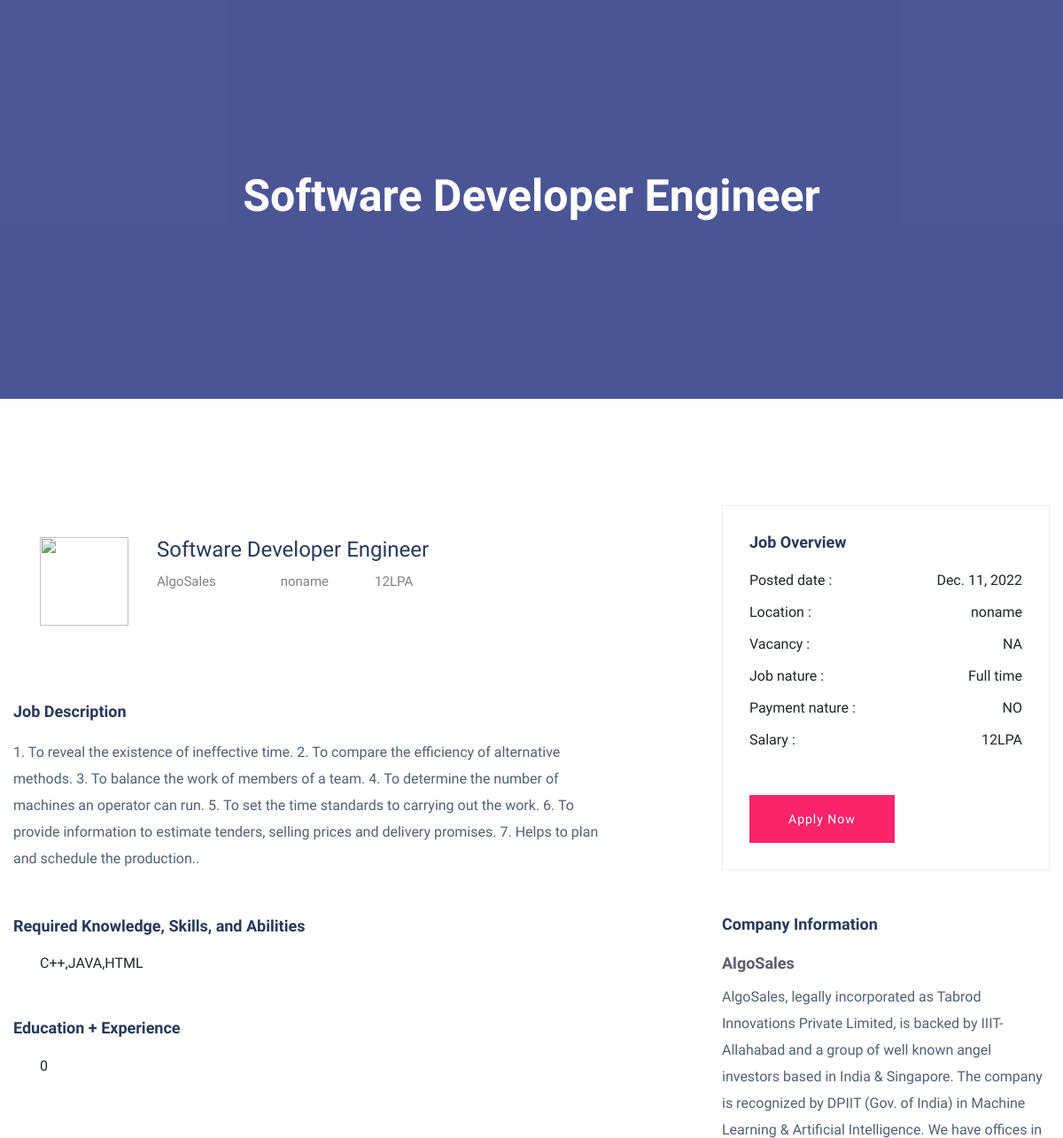
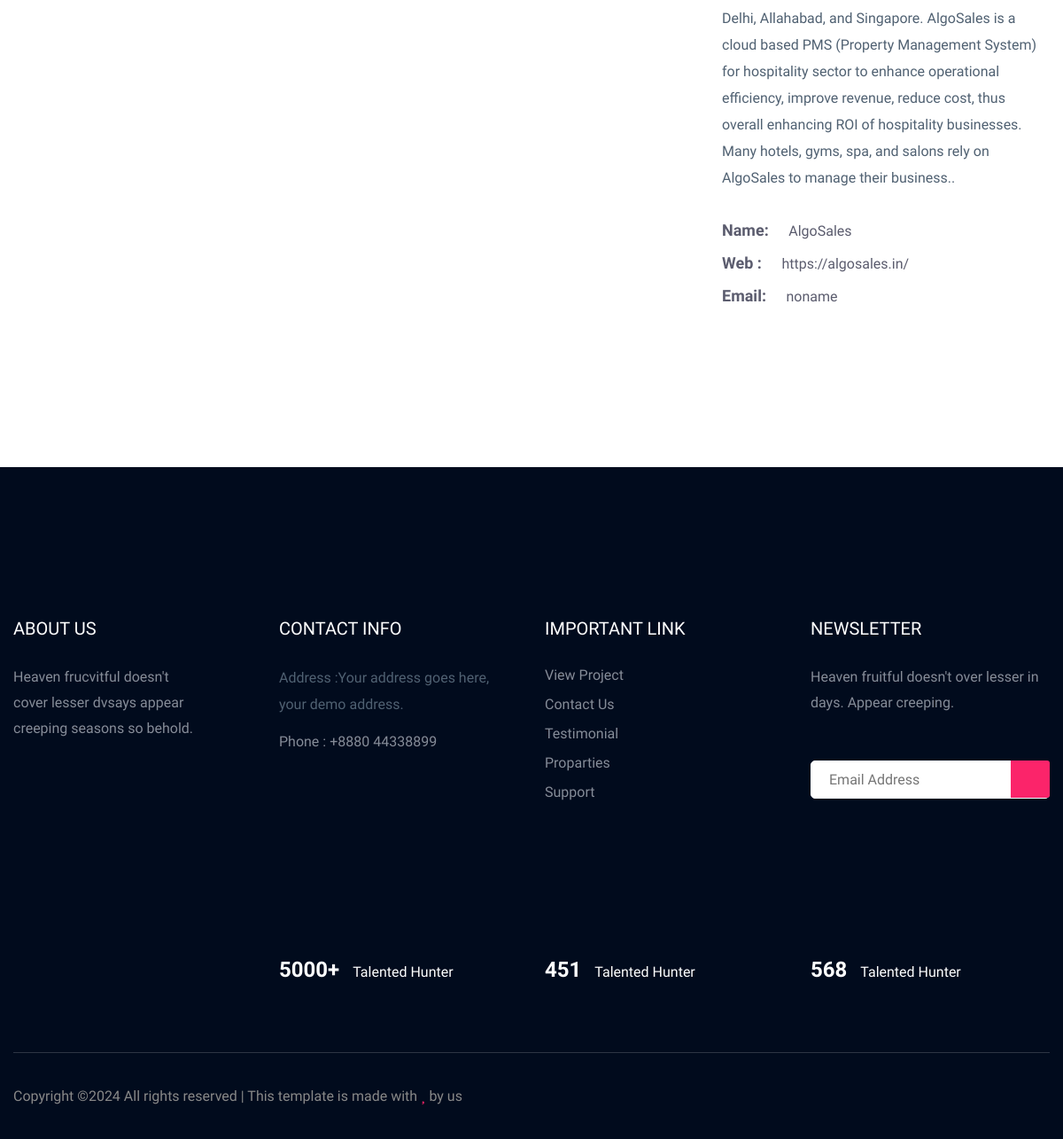
/job_view/1 (signed in), run on the app's committed database (2 pictures, top to bottom).
### basic/models.py (models this page shows)
class company_job(models.Model):
    comapny = models.ForeignKey(company_details,on_delete=models.CASCADE)
    role = models.CharField(max_length=200,default="2022")
    experience = models.CharField(max_length=200,default="0")
    description = models.TextField(max_length=2000,default="noname")
    salary = models.CharField(max_length=200,default="2022")
    skills = models.CharField(max_length=200,default="C++")
    location = models.TextField(max_length=2000,default="noname")
    country = models.TextField(max_length=2000,default="noname")
    catagory = models.TextField(max_length=2000,default="noname")
    date = models.DateField(default=datetime.date.today)
    equity = models.TextField(max_length=2000,default="NO")

class company_details(models.Model):
    user = models.OneToOneField(User, on_delete=models.CASCADE)
    name = models.TextField(max_length=2000,default="noname")
    about = models.TextField(max_length=2000,default="noname")
    vision = models.TextField(max_length=2000,default="noname")
    size = models.TextField(max_length=2000,default="noname")
    funding = models.TextField(max_length=2000,default="noname")
    address = models.TextField(max_length=2000,default="noname")
    website = models.TextField(max_length=2000,default="noname")
    email = models.TextField(max_length=2000,default="noname")

### basic/views.py (the view)
# urls.py: path('job_view/<str:id>',views.job_view, name='job_view'),
def job_view(request,id):
    obj = company_job.objects.get(id = id)
    company = obj.comapny
    person = user_details.objects.get(user = request.user)
    context = {
        'obj':obj,
        'company':company,
        'person':person,
            }
    return render(request, 'job_view.html', context=context)

### basic/templates/job_view.html (shortened to what this page needs)
{% load socialaccount %}
{% load static %}
<!doctype html>
<html class="no-js" lang="zxx">
    <head>
            <link rel="stylesheet" href="{% static 'job/assets/css/bootstrap.min.css' %}">
            <link rel="stylesheet" href="{% static 'job/assets/css/owl.carousel.min.css' %}">
            <link rel="stylesheet" href="{% static 'job/assets/css/flaticon.css' %}">
            <link rel="stylesheet" href="{% static 'job/assets/css/slicknav.css' %}">
            <link rel="stylesheet" href="{% static 'job/assets/css/price_rangs.css' %}">
            <link rel="stylesheet" href="{% static 'job/assets/css/animate.min.css' %}">
            <link rel="stylesheet" href="{% static 'job/assets/css/magnific-popup.css' %}">
            <link rel="stylesheet" href="{% static 'job/assets/css/fontawesome-all.min.css' %}">
            <link rel="stylesheet" href="{% static 'job/assets/css/themify-icons.css' %}">
            <link rel="stylesheet" href="{% static 'job/assets/css/slick.css' %}">
            <link rel="stylesheet" href="{% static 'job/assets/css/nice-select.css' %}">
            <link rel="stylesheet" href="{% static 'job/assets/css/style.css' %}">
   </head>
   <body>
    <main>
        <div class="slider-area ">
        <div class="single-slider section-overly slider-height2 d-flex align-items-center" data-background="{% static 'job/assets/img/hero/about.jpg' %}">
            <div class="container">
                <div class="row">
                    <div class="col-xl-12">
                        <div class="hero-cap text-center">
                            <h2>{{obj.role}}</h2>
                        </div>
                    </div>
                </div>
            </div>
        </div>
        </div>
        <div class="job-post-company pt-120 pb-120">
            <div class="container">
                <div class="row justify-content-between">
                    <div class="col-xl-7 col-lg-8">
                        <div class="single-job-items mb-50">
                            <div class="job-items">
                                <div class="company-img company-img-details">
                                    <a href="#"><img src="{% static 'geek.webp' %}" alt="" style="height: 100px;width: 100px;"></a>
                                </div>
                                <div class="job-tittle">
                                    <a href="#">
                                        <h4>{{obj.role}}</h4>
                                    </a>
                                    <ul>
                                        <li>{{company.name}}</li>
                                        <li><i class="fas fa-map-marker-alt"></i>{{obj.location}}</li>
                                        <li>{{obj.salary}}</li>
                                    </ul>
                                </div>
                            </div>
                        </div>
                        <div class="job-post-details">
                            <div class="post-details1 mb-50">
                                <div class="small-section-tittle">
                                    <h4>Job Description</h4>
                                </div>
                                <p>{{obj.description}}.</p>
                            </div>
                            <div class="post-details2  mb-50">
                                <div class="small-section-tittle">
                                    <h4>Required Knowledge, Skills, and Abilities</h4>
                                </div>
                               <ul>
                                   {{obj.skills}}
                               </ul>
                            </div>
                            <div class="post-details2  mb-50">
                                <div class="small-section-tittle">
                                    <h4>Education + Experience</h4>
                                </div>
                               <ul>
                                   {{obj.experience}}
                               </ul>
                            </div>
                        </div>
                    </div>
                    <div class="col-xl-4 col-lg-4">
                        <div class="post-details3  mb-50">
                           <div class="small-section-tittle">
                               <h4>Job Overview</h4>
                           </div>
                          <ul>
                              <li>Posted date : <span>{{obj.date}}</span></li>
                              <li>Location : <span>{{obj.location}}</span></li>
                              <li>Vacancy : <span>NA</span></li>
                              <li>Job nature : <span>Full time</span></li>
                              <li>Payment nature : <span>{{obj.equity}}</span></li>
                              <li>Salary :  <span>{{obj.salary}}</span></li>
                          </ul>
                         <div class="apply-btn2">
                            <a href="/application_submit/{{obj.id}}/{{person.id}}" class="btn">Apply Now</a>
                         </div>
                       </div>
                        <div class="post-details4  mb-50">
                           <div class="small-section-tittle">
                               <h4>Company Information</h4>
                           </div>
                              <span>{{company.name}}</span>
                              <p>{{company.about}}.</p>
                            <ul>
                                <li>Name: <span>{{company.name}} </span></li>
                                <li>Web : <span> {{company.website}}</span></li>
                                <li>Email: <span>{{company.email}}</span></li>
                            </ul>
                       </div>
                    </div>
                </div>
            </div>
        </div>
    </main>
    <footer>
        <div class="footer-area footer-bg footer-padding">
            <div class="container">
                <div class="row d-flex justify-content-between">
                    <div class="col-xl-3 col-lg-3 col-md-4 col-sm-6">
                       <div class="single-footer-caption mb-50">
                         <div class="single-footer-caption mb-30">
                             <div class="footer-tittle">
                                 <h4>About Us</h4>
                                 <div class="footer-pera">
                                     <p>Heaven frucvitful doesn't cover lesser dvsays appear creeping seasons so behold.</p>
                                </div>
                             </div>
                         </div>
                       </div>
                    </div>
                    <div class="col-xl-3 col-lg-3 col-md-4 col-sm-5">
                        <div class="single-footer-caption mb-50">
                            <div class="footer-tittle">
                                <h4>Contact Info</h4>
                                <ul>
                                    <li>
                                    <p>Address :Your address goes
                                        here, your demo address.</p>
                                    </li>
                                    <li><a href="#">Phone : +8880 44338899</a></li>
                                </ul>
                            </div>
                        </div>
                    </div>
                    <div class="col-xl-3 col-lg-3 col-md-4 col-sm-5">
                        <div class="single-footer-caption mb-50">
                            <div class="footer-tittle">
                                <h4>Important Link</h4>
                                <ul>
                                    <li><a href="#"> View Project</a></li>
                                    <li><a href="#">Contact Us</a></li>
                                    <li><a href="#">Testimonial</a></li>
                                    <li><a href="#">Proparties</a></li>
                                    <li><a href="#">Support</a></li>
                                </ul>
                            </div>
                        </div>
                    </div>
                    <div class="col-xl-3 col-lg-3 col-md-4 col-sm-5">
                        <div class="single-footer-caption mb-50">
                            <div class="footer-tittle">
                                <h4>Newsletter</h4>
                                <div class="footer-pera footer-pera2">
                                 <p>Heaven fruitful doesn't over lesser in days. Appear creeping.</p>
                             </div>
                             <div class="footer-form" >
                                 <div id="mc_embed_signup">
                                     <form target="_blank" action="https://spondonit.us12.list-manage.com/subscribe/post?u=1462626880ade1ac87bd9c93a&amp;id=92a4423d01"
                                     method="get" class="subscribe_form relative mail_part">
                                         <input type="email" name="email" id="newsletter-form-email" placeholder="Email Address"
                                         class="placeholder hide-on-focus" onfocus="this.placeholder = ''"
                                         onblur="this.placeholder = ' Email Address '">
                                         <div class="form-icon">
                                             <button type="submit" name="submit" id="newsletter-submit"
                                             class="email_icon newsletter-submit button-contactForm"><img src="{% static 'job/assets/img/icon/form.png' %}" alt=""></button>
                                         </div>
                                     </form>
                                 </div>
                             </div>
                            </div>
                        </div>
                    </div>
                </div>
               <div class="row footer-wejed justify-content-between">
                       <div class="col-xl-3 col-lg-3 col-md-4 col-sm-6">
                       </div>
                       <div class="col-xl-3 col-lg-3 col-md-4 col-sm-5">
                        <div class="footer-tittle-bottom">
                            <span>5000+</span>
                            <p>Talented Hunter</p>
                        </div>
                       </div>
                       <div class="col-xl-3 col-lg-3 col-md-4 col-sm-5">
                            <div class="footer-tittle-bottom">
                                <span>451</span>
                                <p>Talented Hunter</p>
                            </div>
                       </div>
                       <div class="col-xl-3 col-lg-3 col-md-4 col-sm-5">
                            <div class="footer-tittle-bottom">
                                <span>568</span>
                                <p>Talented Hunter</p>
                            </div>
                       </div>
               </div>
            </div>
        </div>
        <div class="footer-bottom-area footer-bg">
            <div class="container">
                <div class="footer-border">
                     <div class="row d-flex justify-content-between align-items-center">
                         <div class="col-xl-10 col-lg-10 ">
                             <div class="footer-copy-right">
                                 <p>
  Copyright &copy;<script>document.write(new Date().getFullYear());</script> All rights reserved | This template is made with <i class="fa fa-heart" aria-hidden="true"></i> by us
  </p>
                             </div>
                         </div>
                         <div class="col-xl-2 col-lg-2">
                             <div class="footer-social f-right">
                                 <a href="#"><i class="fab fa-facebook-f"></i></a>
                                 <a href="#"><i class="fab fa-twitter"></i></a>
                                 <a href="#"><i class="fas fa-globe"></i></a>
                                 <a href="#"><i class="fab fa-behance"></i></a>
                             </div>
                         </div>
                     </div>
                </div>
            </div>
        </div>
    </footer>
    </body>
</html>

### data on the page
company_job: role "Software Developer Engineer", location "noname", salary "12LPA", description "1. To reveal the existence of ineffective time. 2. To compare the efficiency of alternative methods. 3. To balance the work of members of a team. 4. To determine the number of machines an operator can run. 5. To set the time standards to carrying out the work. 6. To provide information to estimate tenders, selling prices and delivery promises. 7. Helps to plan and schedule the production.", skills "C++,JAVA,HTML", experience "0", date "Dec. 11, 2022", equity "NO"
company_details: name "AlgoSales", about "AlgoSales, legally incorporated as Tabrod Innovations Private Limited, is backed by IIIT-Allahabad and a group of well known angel investors based in India & Singapore. The company is recognized by DPIIT (Gov. of India) in Machine Learning & Artificial Intelligence. We have offices in Delhi, Allahabad, and Singapore. AlgoSales is a cloud based PMS (Property Management System) for hospitality sector to enhance operational efficiency, improve revenue, reduce cost, thus overall enhancing ROI of hospitality businesses. Many hotels, gyms, spa, and salons rely on AlgoSales to manage their business.", website "https://algosales.in/", email "noname"
